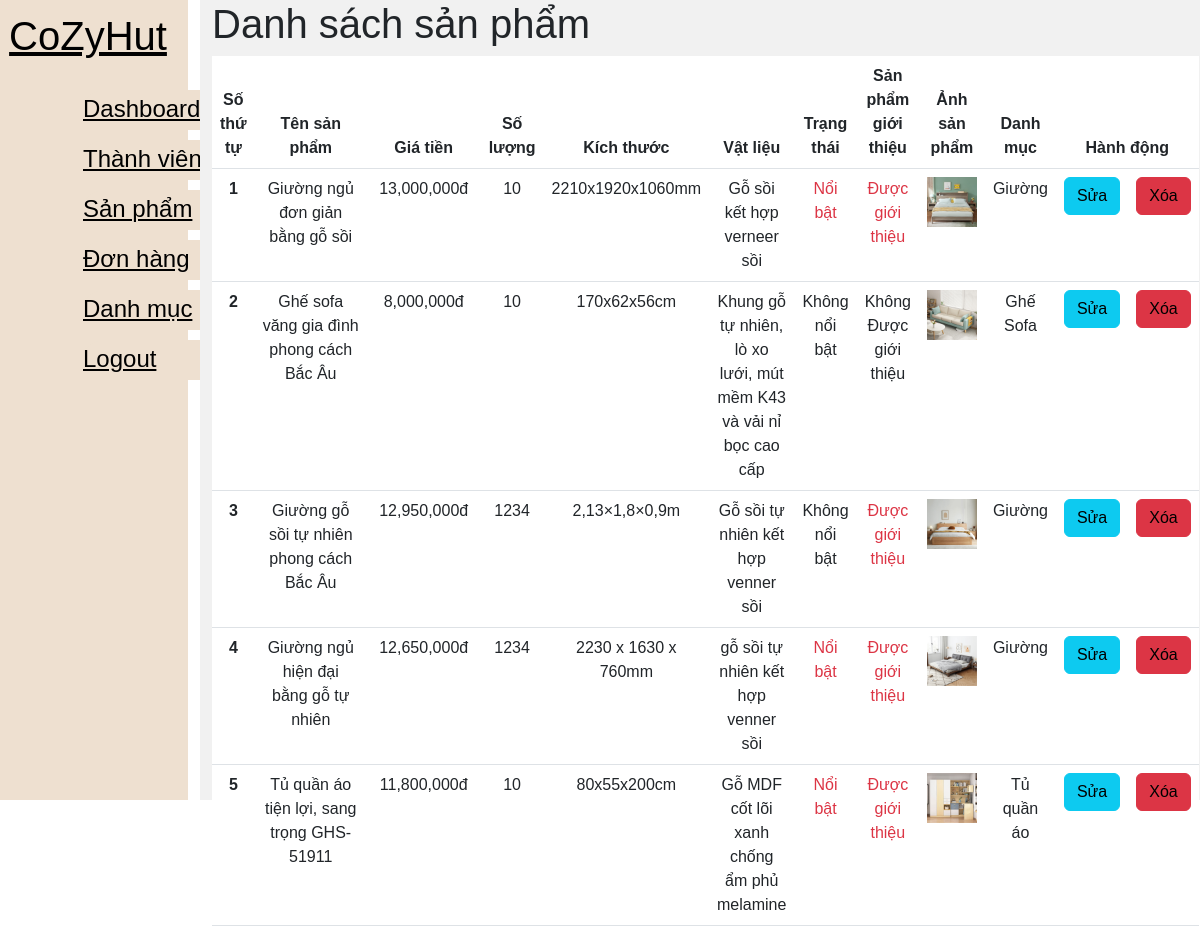
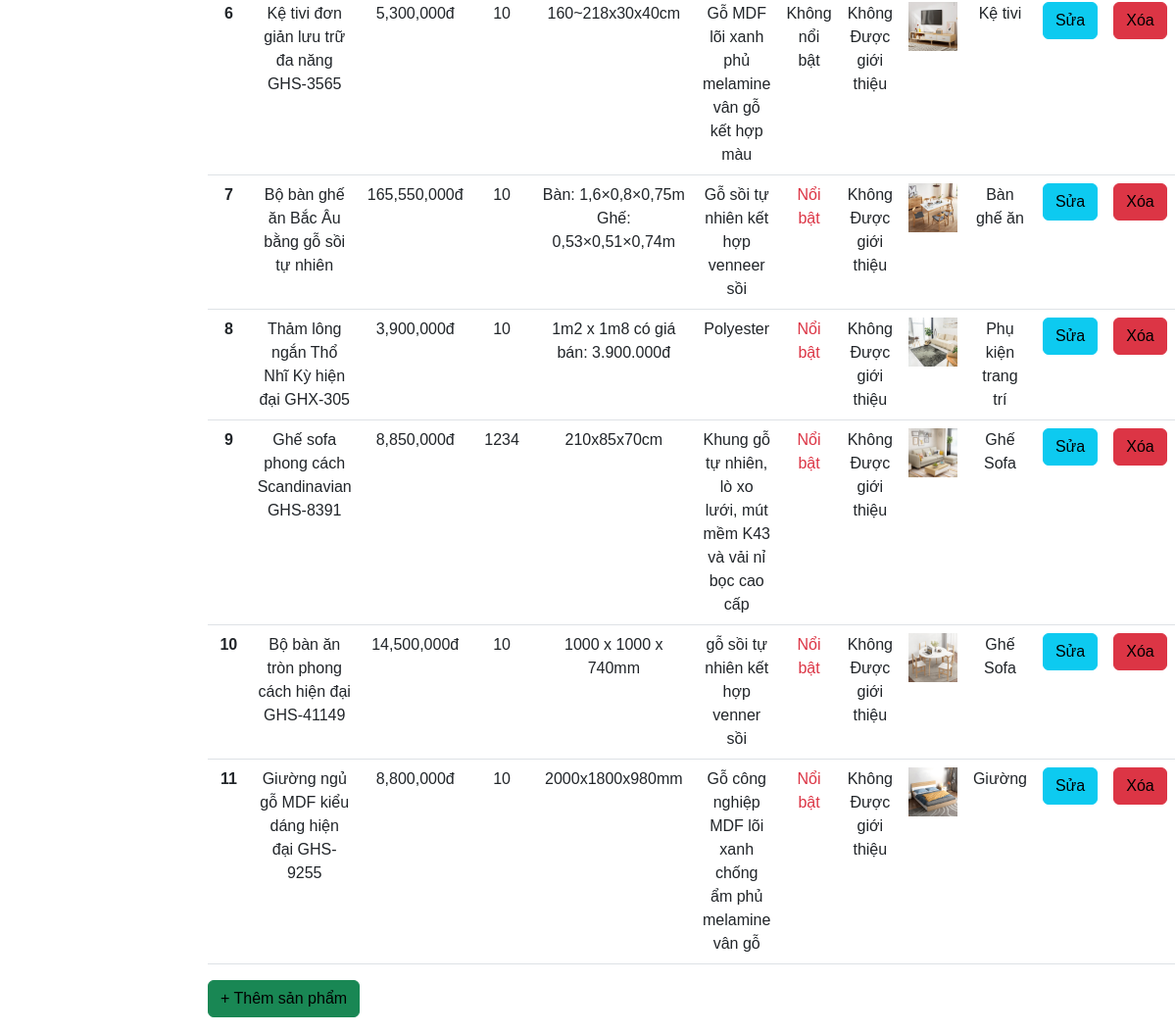
The page /Project1_main/Project1-D02K13-master/index.php?controller=admin&redirect=product (signed in) on the database its author committed (2 pictures, top to bottom).
### tables this page shows
CREATE TABLE `product` (
  `id` int(11) NOT NULL,
  `cat_id` int(11) NOT NULL,
  `name` varchar(255) NOT NULL,
  `price` decimal(10,0) NOT NULL,
  `image` varchar(1000) NOT NULL,
  `quantity` int(11) NOT NULL,
  `featured` int(1) NOT NULL,
  `description` text NOT NULL,
  `recommend` int(1) NOT NULL,
  `material` varchar(255) NOT NULL,
  `size` varchar(255) NOT NULL
);

CREATE TABLE `category` (
  `id_cat` int(11) NOT NULL,
  `cat_name` varchar(255) NOT NULL
);

### Project1_main/Project1-D02K13-master/index.php (called while the page is built, shortened)
<?php
require_once('Controller/main_controller.php');
?>

### Project1_main/Project1-D02K13-master/Model/Admin/Product/product_model.php (called while the page is built, shortened)
<?php
function index()
{
    include_once('Config/connect.php');
    $query_prd = mysqli_query($connect, "SELECT * FROM product INNER JOIN category ON category.id_cat = product.cat_id");
    $query_cate = mysqli_query($connect, "SELECT * FROM category");
    $arr = array();
    $arr['category'] = $query_cate;
    $arr['product']  = $query_prd;
    return $arr;
}
switch ($action) {
    case '':
        $record = index();
        break;
}
?>

### Project1_main/Project1-D02K13-master/Views/Admin/Product/main.php (the view, shortened to what this page needs)
<!DOCTYPE html>
<html lang="en">
<head>
    <link rel="stylesheet" href="css/styleadmin.css">
    <link rel="stylesheet" href="https://cdn.jsdelivr.net/npm/bootstrap@5.3.0-alpha1/dist/css/bootstrap.min.css">
</head>
<div class="row">
<div class="side-menu col-2 ">
        <div class="brand-name">
            <h1><a href="index.php">CoZyHut</a></h1>
        </div>
        <ul>
        <li>
            <a href="?controller=admin">Dashboard</a></li>
            <li><a href="?controller=admin&redirect=user">Thành viên</a></li>
            <li><a href="?controller=admin&redirect=product">Sản phẩm</a></li>
            <li><a href="#">Đơn hàng</a></li>
            <li><a href="?controller=admin&redirect=category">Danh mục</a></li>
            <li><a href="?controller=login&action=logout">Logout</a></li>
        </ul>
    </div>
    <div class="container col-10 ">
        <table class="table text-center">
            <h1 text-align="center">Danh sách sản phẩm</h1>
            <thead>
                <tr>
                    <th scope="col">Số thứ tự</th>
                    <th scope="col">Tên sản phẩm</th>
                    <th scope="col">Giá tiền</th>
                    <th scope="col">Số lượng</th>
                    <th scope="col">Kích thước</th>
                    <th scope="col">Vật liệu</th>
                    <th scope="col">Trạng thái</th>
                    <th scope="col">Sản phẩm giới thiệu</th>
                    <th scope="col">Ảnh sản phẩm</th>
                    <th scope="col">Danh mục</th>
                    <th scope="col" colspan="2">Hành động</th>
                </tr>
            </thead>
            <tbody>
                <?php
                $stt = 1;
                foreach ($record['product'] as $item) {
                    ?>
                    <tr>
                        <th scope="row">
                            <?= $stt; ?>
                        </th>
                        <td>
                            <?= $item['name']; ?>
                        </td>
                        <td>
                            <?= number_format($item['price']); ?>đ
                        </td>
                        <td>
                            <?= $item['quantity']; ?>
                        </td>
                        <td>
                            <?= $item['size']; ?>
                        </td>
                        <td>
                            <?= $item['material']; ?>
                        </td>
                        <?php
                        if ($item['featured'] == 1) {
                            echo '<td class="text-danger">Nổi bật</td>';
                        } else {
                            echo '<td>Không nổi bật</td>';
                        }
                        ?>
                        <?php
                        if ($item['recommend'] == 1) {
                            echo '<td class="text-danger">Được giới thiệu</td>';
                        } else {
                            echo '<td>Không Được giới thiệu</td>';
                        }
                        ?>
                        <td><img src="images/<?= $item['image']; ?>"></td>
                        <td>
                            <?= $item['cat_name']; ?>
                        </td>
                        <td><a href="?controller=<?= $controller ?>&redirect=<?= $redirect ?>&action=edit&id=<?= $item['id']; ?>"
                                class="btn btn-info">Sửa</a></td>
                        <td><a onClick="confirm('Bạn có chắc chắn xóa sản phẩm không?')"
                                href="?controller=<?= $controller ?>&redirect=<?= $redirect ?>&action=destroy&id=<?= $item['id']; ?>"
                                class="btn btn-danger">Xóa</a></td>
                    </tr>
                    <?php $stt++;
                } ?>
            </tbody>
        </table>
        <a href="?controller=<?= $controller ?>&redirect=<?= $redirect ?>&action=create" class="btn btn-success mb-3">+
            Thêm sản phẩm</a>
    </div>
</div>
</body>
</html>

### Project1_main/Project1-D02K13-master/css/styleadmin.css (style rules this page uses)
* { margin: 0; padding: 0; box-sizing: border-box; font-family: Helvetica, Arial, sans-serif; }
a { color: #000000 !important; text-decoration: none; background-color: transparent; }
li { list-style: none; }
h1, h2 { color: #444; }
.h1, .h2, .h3, .h4, .h5, .h6, h1, h2, h3, h4, h5, h6 { margin-top: 2rem; margin-bottom: 0.5rem; font-weight: 500; line-height: 1.2; color: var(--bs-heading-color,inherit); }
.btn { background: rgba(238, 224, 208); color: white; padding: 5px 10px; text-align: center; }
.side-menu { position: fixed; background: rgba(238, 224, 208); width: 20vw; min-height: 100vh; display: flex; flex-direction: column; }
.side-menu .brand-name { height: 10vh; display: flex; align-items: center; justify-content: center; }
.side-menu li { width: 210px; height: 40px; margin-left: 50px; margin-top: 10px; background: rgba(238, 224, 208); border: 1px solid rgba(238, 224, 208); transition: 0.5s ease; cursor: pointer; font-weight: 500; border-radius: 50px 50px 50px 50px; font-size: 24px; padding: px 40px; color: white; display: flex; text-align: center; }
.container { position: absolute; right: 0; width: 80vw; height: 100vh; background: #f1f1f1; }

### Project1_main/Project1-D02K13-master/Views/Admin/Product/main.php (style rules this page uses)
img { width: 50px; height: auto; }

### rows shown on the page
product: name "Giường ngủ đơn giản bằng gỗ sồi", price "13,000,000", quantity "10", size "2210x1920x1060mm", material "Gỗ sồi kết hợp verneer sồi", featured "Nổi bật", recommend "Được giới thiệu", image (picture), cat.cat_name "Giường"
product: name "Ghế sofa văng gia đình phong cách Bắc Âu", price "8,000,000", quantity "10", size "170x62x56cm", material "Khung gỗ tự nhiên, lò xo lưới, mút mềm K43 và vải nỉ bọc cao cấp", featured "Không nổi bật", recommend "Không Được giới thiệu", image (picture), cat.cat_name "Ghế Sofa"
product: name "Giường gỗ sồi tự nhiên phong cách Bắc Âu", price "12,950,000", quantity "1234", size "2,13×1,8×0,9m", material "Gỗ sồi tự nhiên kết hợp venner sồi", featured "Không nổi bật", recommend "Được giới thiệu", image (picture), cat.cat_name "Giường"
product: name "Giường ngủ hiện đại bằng gỗ tự nhiên", price "12,650,000", quantity "1234", size "2230 x 1630 x 760mm", material "gỗ sồi tự nhiên kết hợp venner sồi", featured "Nổi bật", recommend "Được giới thiệu", image (picture), cat.cat_name "Giường"
product: name "Tủ quần áo tiện lợi, sang trọng GHS-51911", price "11,800,000", quantity "10", size "80x55x200cm", material "Gỗ MDF cốt lõi xanh chống ẩm phủ melamine", featured "Nổi bật", recommend "Được giới thiệu", image (picture), cat.cat_name "Tủ quần áo"
product: name "Kệ tivi đơn giản lưu trữ đa năng GHS-3565", price "5,300,000", quantity "10", size "160~218x30x40cm", material "Gỗ MDF lõi xanh phủ melamine vân gỗ kết hợp màu", featured "Không nổi bật", recommend "Không Được giới thiệu", image (picture), cat.cat_name "Kệ tivi"
product: name "Bộ bàn ghế ăn Bắc Âu bằng gỗ sồi tự nhiên", price "165,550,000", quantity "10", size "Bàn: 1,6×0,8×0,75m Ghế: 0,53×0,51×0,74m", material "Gỗ sồi tự nhiên kết hợp venneer sồi", featured "Nổi bật", recommend "Không Được giới thiệu", image (picture), cat.cat_name "Bàn ghế ăn"
product: name "Thảm lông ngắn Thổ Nhĩ Kỳ hiện đại GHX-305", price "3,900,000", quantity "10", size "1m2 x 1m8 có giá bán: 3.900.000đ", material "Polyester", featured "Nổi bật", recommend "Không Được giới thiệu", image (picture), cat.cat_name "Phụ kiện trang trí"
product: name "Ghế sofa phong cách Scandinavian GHS-8391", price "8,850,000", quantity "1234", size "210x85x70cm", material "Khung gỗ tự nhiên, lò xo lưới, mút mềm K43 và vải nỉ bọc cao cấp", featured "Nổi bật", recommend "Không Được giới thiệu", image (picture), cat.cat_name "Ghế Sofa"
product: name "Bộ bàn ăn tròn phong cách hiện đại GHS-41149", price "14,500,000", quantity "10", size "1000 x 1000 x 740mm", material "gỗ sồi tự nhiên kết hợp venner sồi", featured "Nổi bật", recommend "Không Được giới thiệu", image (picture), cat.cat_name "Ghế Sofa"
product: name "Giường ngủ gỗ MDF kiểu dáng hiện đại GHS-9255", price "8,800,000", quantity "10", size "2000x1800x980mm", material "Gỗ công nghiệp MDF lõi xanh chống ẩm phủ melamine vân gỗ", featured "Nổi bật", recommend "Không Được giới thiệu", image (picture), cat.cat_name "Giường"
